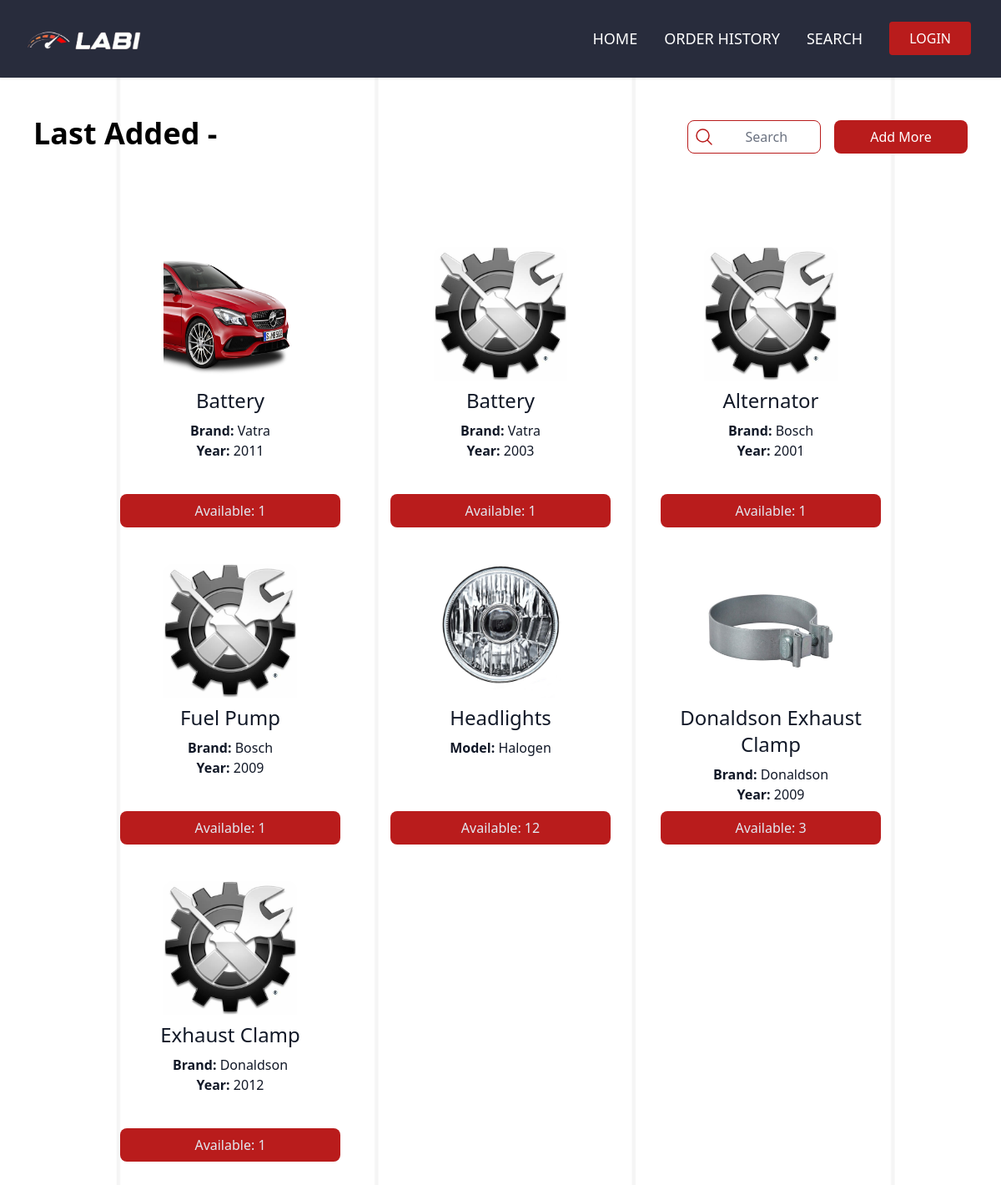
The app's page /, older data.
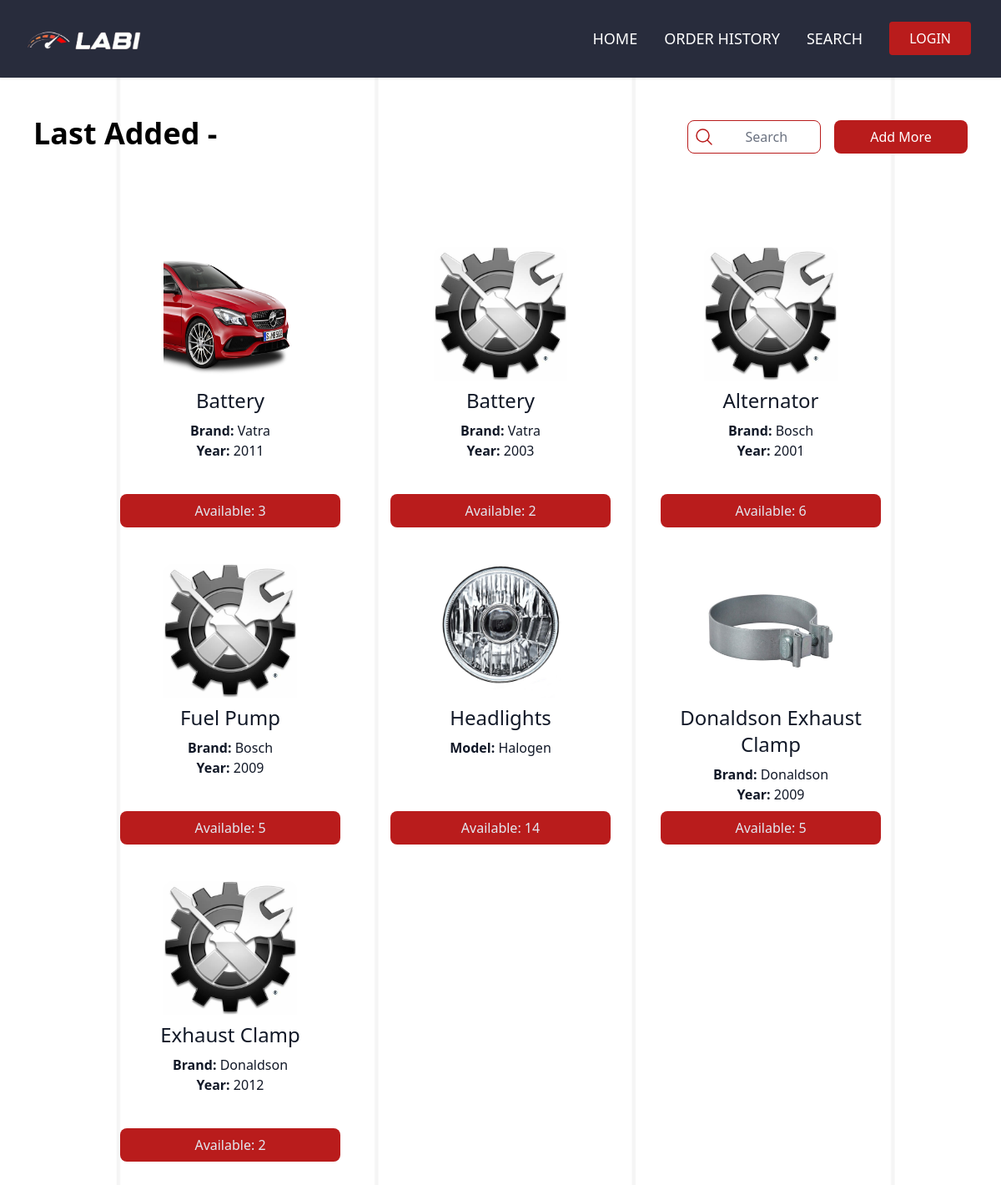
The same page, newer data.
### part/models.py (models this page shows, shortened)
class Part(models.Model):
    title = models.CharField(max_length=255)
    description = models.TextField(blank=True, null=True)
    image = models.ImageField(upload_to='product_images', blank=True, null=True, default='product_images/default_image.jpg')
    model = models.CharField(max_length=255, blank=True, null=True)
    year = models.IntegerField(blank=True, null=True)
    power = models.CharField(max_length=255, blank=True, null=True)
    consumption = models.CharField(max_length=255, blank=True, null=True)
    transmission = models.CharField(max_length=255, blank=True, null=True)
    brand = models.CharField(max_length=255, blank=True, null=True)
    condition = models.CharField(max_length=255)
    added_at = models.DateTimeField(auto_now_add=True)
    quantity = models.IntegerField(default=1)

### core/views.py (the view)
# urls.py: path('', views.index, name='index'),
def index(request):
    user = User.objects.get(username='caravella')
    parts = Part.objects.all()
    return render(request, 'core/index.html', {
        "user": user,
        "parts": parts
    })

### core/templates/core/index.html (shortened to what this page needs)
{% extends "core/base.html" %}
{% block content %}
<div class="px-4 py-7 rounded-xl">
  <div class="lg:pb-32 xl:px-40">
    <div class="md:items-center lg:flex lg:flex-row w-full sm:mb-5">
      <h1
        class="lg:flex lg:flex-col text-center lg:text-start justify-start text-5xl lg:text-4xl font-semibold font-sans w-full mb-7 lg:mb-2"
      >
        Last Added -
      </h1>
      <div
        class="flex flex-row items-center justify-center lg:justify-end space-x-4 w-full"
      >
        <a href="{% url 'part:search' %}" class="text-gray-500">
          <div
            class="flex flex-row flex-wrap lg:flex-col justify-center items-center text-[#b91c1c] border border-[#b91c1c] rounded-lg w-40 h-10"
          >
            <div class="w-10">
              <svg
                xmlns="http://www.w3.org/2000/svg"
                fill="none"
                viewBox="0 0 24 24"
                stroke-width="1.5"
                stroke="currentColor"
                class="w-6 h-6"
              >
                <path
                  stroke-linecap="round"
                  stroke-linejoin="round"
                  d="m21 21-5.197-5.197m0 0A7.5 7.5 0 1 0 5.196 5.196a7.5 7.5 0 0 0 10.607 10.607Z"
                />
              </svg>
            </div>
            <div class="pl-2 pr-8 w-30 text-gray-500">Search</div>
          </div>
        </a>
        <div class="lg:flex-col">
          <a
            href="{% url 'part:new_part' %}"
            class="flex justify-center items-center text-white bg-[#b91c1c] rounded-lg w-40 h-10 hover:bg-red-800"
          >
            Add More
          </a>
        </div>
      </div>
    </div>
    <div class="flex-auto lg:flex-row p-20">
      <div
        class="grid md:grid-cols-2 lg:grid-cols-3 lg:gap-3 xl:grid-cols-4 gap-4 lg:w-full"
      >
        {% for part in parts %}
        <div class="bg-none rounded-xl w-15 h-30 text-center sm:mb-6">
          <a href="{% url 'part:part_details' part.id %}">
            <div
              class="flex justify-center items-center lg:h-44 overflow-hidden rounded-t-xl"
            >
              <img
                src="{{ part.image.url }}"
                class="rounded-t-xl w-64 h-64 lg:w-40 lg:h-40"
                alt="{{ part.title }}"
              />
            </div>
            <div class="bg-none lg:px-6 rounded-b-xl">
              <div class="min-h-32">
                <h2 class="text-2xl mb-2 text-gray-900">{{ part.title }}</h2>
                {% if part.brand %}
                <p class="text-gray-900">
                  <strong>Brand: </strong>{{ part.brand }}
                </p>
                {% elif part.model %}
                <p class="text-gray-900">
                  <strong>Model: </strong>{{ part.model }}
                </p>
                {% endif %} {% if part.year %}
                <p class="text-gray-900">
                  <strong>Year: </strong>{{ part.year }}
                </p>
                {% endif %}
              </div>
              <div
                class="flex justify-center items-center text-slate-200 bg-[#b91c1c] rounded-lg w-full p-2 mx-auto"
              >
                <div class="flex-row">Available: {{ part.quantity }}</div>
              </div>
            </div>
          </a>
        </div>
        {% endfor %}
      </div>
    </div>
  </div>
</div>
{% endblock %}

Row changes from the older to the newer data that the page shows:
changed Part (number 1 of 7 on the later page): quantity "1" → "3"
changed Part (number 2 of 7 on the later page): quantity "1" → "2"
changed Part "Alternator": quantity "1" → "6"
changed Part "Fuel Pump": quantity "1" → "5"
changed Part "Headlights": quantity "12" → "14"
changed Part "Donaldson Exhaust Clamp": quantity "3" → "5"
changed Part "Exhaust Clamp": quantity "1" → "2"
